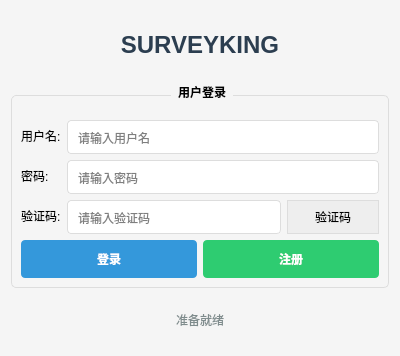
<?xml version="1.0" encoding="UTF-8"?>
<ui version="4.0">
 <class>LoginDialog</class>
 <widget class="QDialog" name="LoginDialog">
  <property name="geometry">
   <rect>
    <x>0</x>
    <y>0</y>
    <width>400</width>
    <height>356</height>
   </rect>
  </property>
  <property name="windowTitle">
   <string>登录 - XIAOJUSURVEY</string>
  </property>
  <property name="styleSheet">
   <string notr="true">QDialog {
    background-color: #f5f5f5;
}</string>
  </property>
  <layout class="QVBoxLayout" name="verticalLayout">
   <item>
    <widget class="QLabel" name="titleLabel">
     <property name="styleSheet">
      <string notr="true">font-size: 24px;
font-weight: bold;
color: #2c3e50;
margin: 20px;</string>
     </property>
     <property name="text">
      <string>SURVEYKING</string>
     </property>
     <property name="alignment">
      <set>Qt::AlignmentFlag::AlignCenter</set>
     </property>
    </widget>
   </item>
   <item>
    <widget class="QGroupBox" name="loginGroupBox">
     <property name="styleSheet">
      <string notr="true">QGroupBox {
    font-weight: bold;
    border: 1px solid #ddd;
    border-radius: 5px;
    margin-top: 10px;
    padding-top: 15px;
}

QGroupBox::title {
    subcontrol-origin: margin;
    subcontrol-position: top center;
    padding: 0 5px;
}</string>
     </property>
     <property name="title">
      <string>用户登录</string>
     </property>
     <layout class="QVBoxLayout" name="verticalLayout_2">
      <item>
       <layout class="QFormLayout" name="formLayout">
        <item row="0" column="0">
         <widget class="QLabel" name="usernameLabel">
          <property name="text">
           <string>用户名:</string>
          </property>
         </widget>
        </item>
        <item row="0" column="1">
         <widget class="QLineEdit" name="usernameEdit">
          <property name="styleSheet">
           <string notr="true">padding: 8px;
border: 1px solid #ddd;
border-radius: 4px;</string>
          </property>
          <property name="placeholderText">
           <string>请输入用户名</string>
          </property>
         </widget>
        </item>
        <item row="1" column="0">
         <widget class="QLabel" name="passwordLabel">
          <property name="text">
           <string>密码:</string>
          </property>
         </widget>
        </item>
        <item row="1" column="1">
         <widget class="QLineEdit" name="passwordEdit">
          <property name="styleSheet">
           <string notr="true">padding: 8px;
border: 1px solid #ddd;
border-radius: 4px;</string>
          </property>
          <property name="echoMode">
           <enum>QLineEdit::EchoMode::PasswordEchoOnEdit</enum>
          </property>
          <property name="placeholderText">
           <string>请输入密码</string>
          </property>
         </widget>
        </item>
        <item row="2" column="0">
         <widget class="QLabel" name="captchaLabel">
          <property name="text">
           <string>验证码:</string>
          </property>
         </widget>
        </item>
        <item row="2" column="1">
         <layout class="QHBoxLayout" name="horizontalLayout">
          <item>
           <widget class="QLineEdit" name="captchaEdit">
            <property name="styleSheet">
             <string notr="true">padding: 8px;
border: 1px solid #ddd;
border-radius: 4px;</string>
            </property>
            <property name="placeholderText">
             <string>请输入验证码</string>
            </property>
           </widget>
          </item>
          <item>
           <widget class="QLabel" name="captchaImageLabel">
            <property name="styleSheet">
             <string notr="true">border: 1px solid #ddd;
background-color: #eee;
padding: 5px;
min-width: 80px;</string>
            </property>
            <property name="text">
             <string>验证码</string>
            </property>
            <property name="alignment">
             <set>Qt::AlignmentFlag::AlignCenter</set>
            </property>
           </widget>
          </item>
         </layout>
        </item>
       </layout>
      </item>
      <item>
       <layout class="QHBoxLayout" name="buttonLayout">
        <item>
         <widget class="QPushButton" name="loginButton">
          <property name="styleSheet">
           <string notr="true">QPushButton {
    background-color: #3498db;
    color: white;
    border: none;
    padding: 10px;
    border-radius: 4px;
    font-weight: bold;
}

QPushButton:hover {
    background-color: #2980b9;
}

QPushButton:disabled {
    background-color: #bdc3c7;
}</string>
          </property>
          <property name="text">
           <string>登录</string>
          </property>
         </widget>
        </item>
        <item>
         <widget class="QPushButton" name="registerButton">
          <property name="styleSheet">
           <string notr="true">QPushButton {
    background-color: #2ecc71;
    color: white;
    border: none;
    padding: 10px;
    border-radius: 4px;
    font-weight: bold;
}

QPushButton:hover {
    background-color: #27ae60;
}

QPushButton:disabled {
    background-color: #bdc3c7;
}</string>
          </property>
          <property name="text">
           <string>注册</string>
          </property>
         </widget>
        </item>
       </layout>
      </item>
     </layout>
    </widget>
   </item>
   <item>
    <widget class="QLabel" name="statusLabel">
     <property name="styleSheet">
      <string notr="true">color: #7f8c8d;
padding: 5px;</string>
     </property>
     <property name="text">
      <string>准备就绪</string>
     </property>
     <property name="alignment">
      <set>Qt::AlignmentFlag::AlignCenter</set>
     </property>
    </widget>
   </item>
  </layout>
 </widget>
 <resources/>
 <connections/>
</ui>
